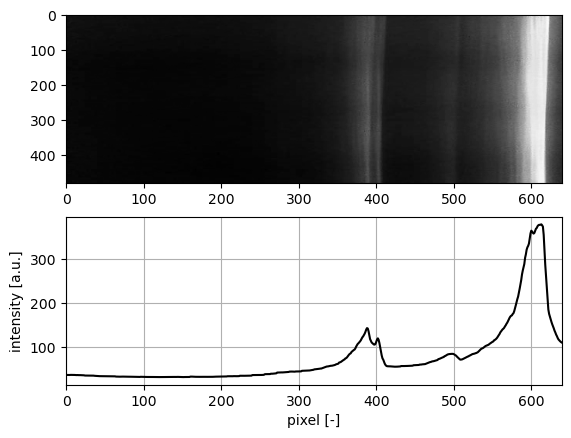
#> input picture practicum 2.2 foto's oplossingen/kalibratie proef 2.1.png, 571 x 438 px, given in place of the camera
$ jupyter execute --allow-errors 'DIT IS DE GOEIE 2.2.ipynb'   (text cells are left out)
#> lines starting #> are read from the running program, lines starting #| are printed output that depends on the picture
[cell 1]
import skimage
import cv2

import matplotlib.pyplot as plt
import numpy as np

[cell 2]
camera = cv2.VideoCapture(1) # Maak verbinding met int : camera id

retval, frame = camera.read() # lees de camera uit
#> frame is the input picture: shape (438, 571, 3); min 0, max 255, mean 174.9

plt.imshow(frame) # geef het uitgelezen frame weer

camera.release() # verbreek de verbinding met de camera

[cell 3]
import cv2
import numpy as np

# Stap 1: Lees de afbeelding van de camera
camera = cv2.VideoCapture(1)
retval, frame = camera.read()
camera.release()  # Zorg ervoor dat de camera wordt gesloten

if retval:
    # Stap 2: Zet de afbeelding om naar een NumPy-array
    # frame is al een NumPy-array als je met OpenCV werkt, dus dit is al klaar.

    # Stap 3: Sla de afbeelding op met np.save()
    np.save('Oplossing x_3.npy', frame)  # De afbeelding wordt opgeslagen als een NumPy-bestand
    print("Afbeelding opgeslagen als 'Oplossing x_3.npy'")
else:
    print("Kon geen afbeelding van de camera lezen.")

#> (a cell that did not finish here is left out)

[cell 5]
grayscale = skimage.color.rgb2gray(frame) # RGB -> grayscale

plt.imshow(grayscale, cmap=plt.cm.gray) # De colormap (cmap) is
#puur ter visuele weergave

[cell 6]
print("RGB ndarray shape: ", frame.shape) # 3 kanaals
#| RGB ndarray shape:  (438, 571, 3)
print("Grayscale ndarray shape: ", grayscale.shape) # 1 kanaals
#| Grayscale ndarray shape:  (438, 571)

[cell 7]
I = grayscale.sum(axis=0) # row wise summation
#> I = 571 values, max 438 at index 0, min 85.69 at index 66, mean 300.4


plt.subplot(2,1,1)
plt.imshow(grayscale, cmap=plt.cm.gray, aspect="auto")
xmin, xmax = plt.xlim() # grab min max values from imshow

plt.subplot(2,1,2)
plt.plot(I, c='black')

plt.xlim(xmin,xmax) # set min max values

plt.grid()
plt.xlabel(r"pixel [-]")
plt.ylabel(r"intensity [a.u.]")
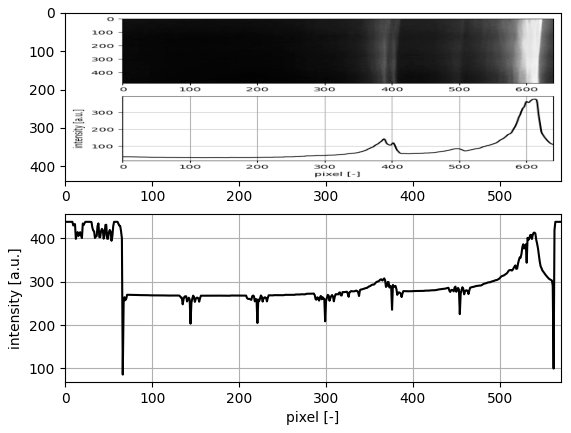
#> figure drawn by matplotlib, 2 panels; panel 2: curve peaks at x = 0, y = 438

[cell 8]
import numpy as np
from scipy.signal import find_peaks
from scipy.optimize import curve_fit
import matplotlib.pyplot as plt

# Gaussische functie
def gaussian(x, a, mu, sigma):
    return a * np.exp(-((x - mu)**2) / (2 * sigma**2))

# Piekdetectie
peaks, _ = find_peaks(I, height=0)  # Detecteer pieken boven een bepaalde drempel (height)
#> peaks = 95 values from 11 to 540

# Plotten
plt.subplot(2, 1, 1)
plt.imshow(grayscale, cmap=plt.cm.gray, aspect="auto")
xmin, xmax = plt.xlim()

plt.subplot(2, 1, 2)
plt.plot(I, c='black')
plt.scatter(peaks, I[peaks], color='red', label="Peaks")  # Markeer pieken
plt.xlim(xmin, xmax)
plt.grid()
plt.xlabel(r"pixel [-]")
plt.ylabel(r"intensity [a.u.]")

# Gaussische fits
for peak in peaks:
    # Selecteer een smalle regio rond de piek
    start = max(0, peak - 10)
    end = min(len(I), peak + 10)
    x_data = np.arange(start, end)
    y_data = I[start:end]

    # Pas de Gaussische functie aan
    try:
        popt, _ = curve_fit(gaussian, x_data, y_data, p0=[I[peak], peak, 3])
        fitted_curve = gaussian(x_data, *popt)
        plt.plot(x_data, fitted_curve, color='blue', linestyle='--')  # Plot de Gaussische fit
    except RuntimeError:
        print(f"Fit kon niet uitgevoerd worden bij piek {peak}")
#> this loop made 95 passes
#> (peak, start, end) on passes 1, 2, 3, 4, 6, 8, 9, 11, 12, 16, 17, 19: (11, 1, 21), (14, 4, 24), (17, 7, 27), (20, 10, 30), (38, 28, 48), (47, 37, 57), (51, 41, 61), (68, 58, 78), (71, 61, 81), (100, 90, 110), (103, 93, 113), (113, 103, 123)
#> (peak, start, end, popt) on passes 5, 7, 10, 13, 14, 15: (26, 16, 36, [439.1, 25.5, 22.4]), (42, 32, 52, [414.3, 41.89, 90.57]), (58, 48, 68, [453.1, 55.69, 11.22]), (77, 67, 87, [271.1, 79.27, 37.61]), (79, 69, 89, [270.7, 80.48, 46.33]), (92, 82, 102, [269.6, 62.88, 406.6])
#| Fit kon niet uitgevoerd worden bij piek 11
#| Fit kon niet uitgevoerd worden bij piek 14
#| Fit kon niet uitgevoerd worden bij piek 17
#| Fit kon niet uitgevoerd worden bij piek 20
#| Fit kon niet uitgevoerd worden bij piek 38
#| Fit kon niet uitgevoerd worden bij piek 47
#| Fit kon niet uitgevoerd worden bij piek 51
#| Fit kon niet uitgevoerd worden bij piek 68
#> (further printed lines are left out)

# Annoteren van pieken
for peak in peaks:
    plt.text(peak, I[peak] + 5, f'{peak}', color='red', fontsize=8, ha='center')
#> this loop made 95 passes
#> peak on passes 1 to 12: 11, 14, 17, 20, 26, 38, 42, 47, 51, 58, 68, 71

plt.legend()
plt.show()
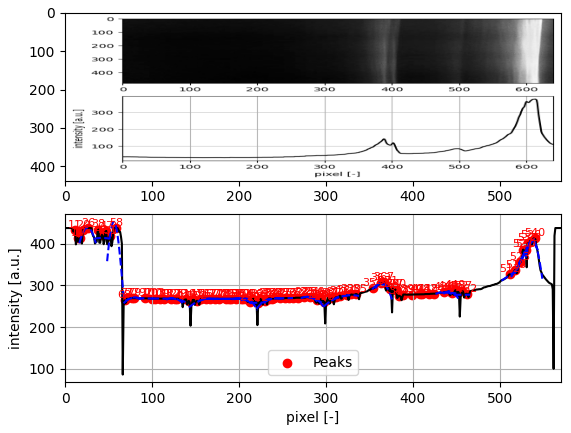
#> figure drawn by matplotlib, 2 panels; panel 2: curve peaks at x = 0, y = 438; panel 2: curve peaks at x = 25, y = 439; panel 2: curve peaks at x = 42, y = 414.3

[cell 9]
import numpy as np
import matplotlib.pyplot as plt

# Stel dat 'grayscale' je 2D array is van de beelddata
# Bijvoorbeeld een random array als placeholder:
# grayscale = np.random.rand(100, 500)  # Dit is slechts een voorbeeld

# Som over de rijen om de intensiteit per pixel (kolom) te verkrijgen
I = grayscale.sum(axis=0)

# De fitfunctie om pixels naar golflengte om te rekenen
def pixel_to_wavelength(x):
    return -0.1295* x + 629.92

# Verkrijg het aantal pixels (aantal kolommen in je 'grayscale' array)
pixels = np.arange(grayscale.shape[1])
#> pixels = 571 values from 0 to 570

# Zet de pixelwaarden om naar golflengtes
golflengtes = pixel_to_wavelength(pixels)

# Plot de afbeelding in het eerste subplot
plt.subplot(2, 1, 1)
plt.imshow(grayscale, cmap=plt.cm.gray, aspect="auto")
xmin, xmax = plt.xlim()  # grab min max values from imshow
#> xmin = -0.5; xmax = 570.5

# Plot de intensiteit vs. golflengte in het tweede subplot
plt.subplot(2, 1, 2)
plt.plot(golflengtes, I, c='black')  # Gebruik golflengte op de x-as

plt.xlim(golflengtes[0], golflengtes[-1])  # Zet de limieten van de x-as op basis van de golflengtes
plt.grid()
plt.xlabel(r"Golflengte [nm]")  # X-as is nu golflengte
plt.ylabel(r"Intensiteit [a.u.]")
plt.show()
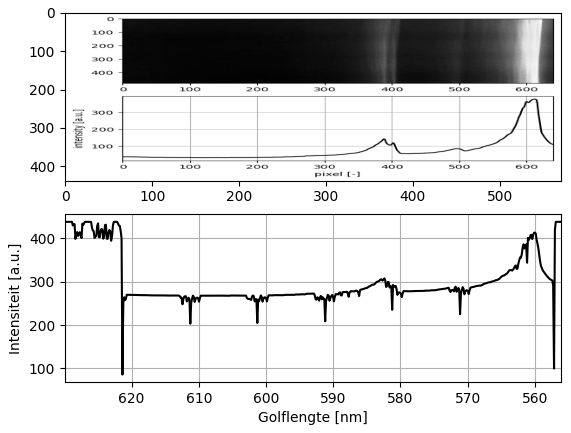
#> figure drawn by matplotlib, 2 panels

[cell 10]
import numpy as np
import matplotlib.pyplot as plt
from PIL import Image
from scipy.optimize import curve_fit

# Laad de afbeelding
image_path = "/mnt/data/image.png"  # Dit is jouw afbeelding
#> (the rest of this cell did not finish here and is left out)

[cell 11]
image_path = "C:\\Users\\pepij\\OneDrive\\Afbeeldingen\\read"


from PIL import Image

try:
    image = Image.open(image_path)
    print("Afbeelding succesvol geladen!")
except FileNotFoundError:
    print(f"Bestand niet gevonden: {image_path}")
#| Bestand niet gevonden: C:\Users\pepij\OneDrive\Afbeeldingen\read

[cell 12]
I_frame = grayscale.sum() # sommatie van één frame
#> I_frame = 171513.2
I_frame
#> Out = 171513.2

$ run again, on practicum 2.2 foto's oplossingen/kalibratie proef 2.png
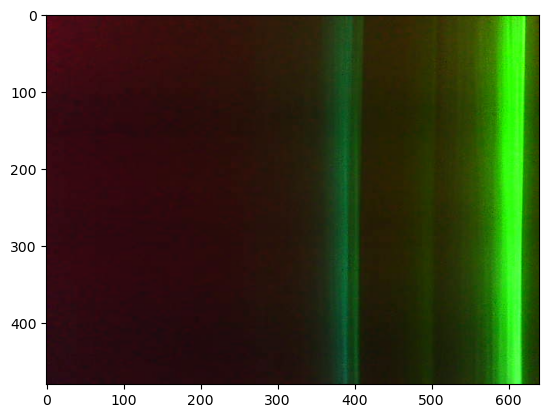
#> input picture practicum 2.2 foto's oplossingen/kalibratie proef 2.png, 549 x 418 px, given in place of the camera
#> frame is the input picture: shape (418, 549, 3); mean B, G, R 59.9, 84.8, 83.9
#> `grayscale = skimage.color.rgb2gray(frame)`:
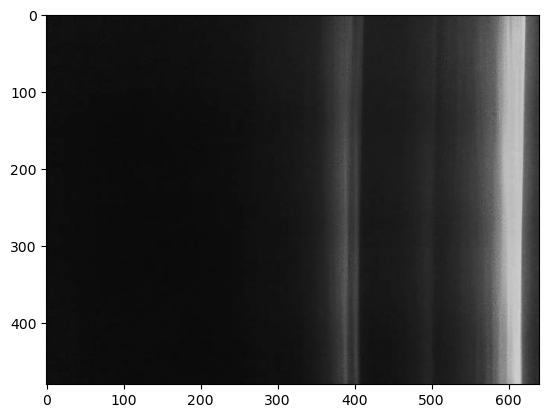
#> grayscale: shape (418, 549) float64; min 0, max 1, mean 0.312
#| RGB ndarray shape:  (418, 549, 3)
#| Grayscale ndarray shape:  (418, 549)
#> I = 549 values, max 418 at index 0, min 44.98 at index 46, mean 130.3
#> peaks = 84 values from 18 to 517
#> the loop `for peak in peaks:` made 84 passes
#> (peak, start, end) on passes 1, 3, 4, 7, 8, 11, 14, 15: (18, 8, 28), (27, 17, 37), (32, 22, 42), (51, 41, 61), (54, 44, 64), (65, 55, 75), (80, 70, 90), (84, 74, 94)
#> (printed output is left out)
#> the loop `for peak in peaks:` made 84 passes
#> peak on passes 1 to 8: 18, 22, 27, 32, 38, 48, 51, 54
#> xmin = -0.5; xmax = 548.5
#> `plt.show()`:
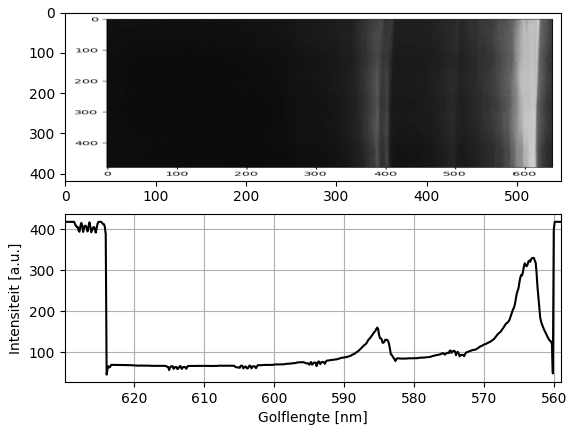
#> figure drawn by matplotlib, 2 panels
#| Bestand niet gevonden: C:\Users\pepij\OneDrive\Afbeeldingen\read
#> I_frame = 71517.2
